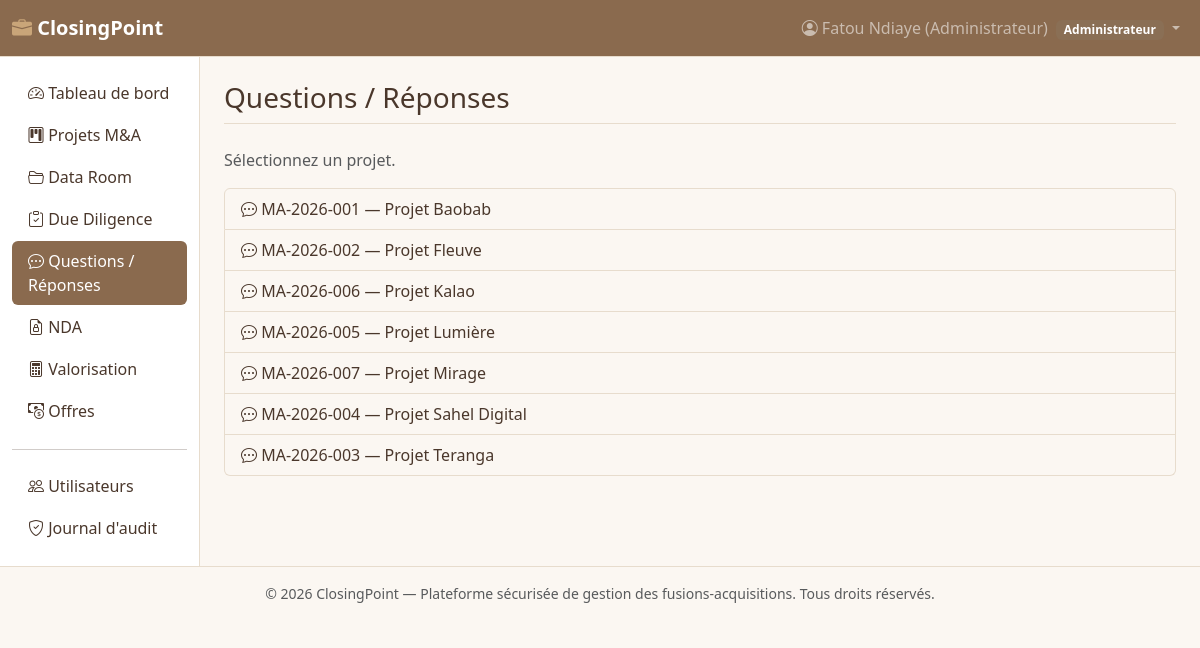
/modules/qa/list.php (signed in), run on the app's committed database.
### tables this page shows
CREATE TABLE ma_projects (
    id INT AUTO_INCREMENT PRIMARY KEY,
    code_projet VARCHAR(20) NOT NULL UNIQUE,
    nom_projet VARCHAR(180) NOT NULL,
    societe_cible VARCHAR(180) NOT NULL,
    societe_acquereur VARCHAR(180) NOT NULL,
    secteur VARCHAR(100) DEFAULT NULL,
    statut ENUM('prospection','nda_signe','due_diligence','negociation','closing','abandonne') NOT NULL DEFAULT 'prospection',
    valeur_estimee DECIMAL(18,2) DEFAULT NULL,
    devise VARCHAR(10) NOT NULL DEFAULT 'FCFA',
    date_debut DATE DEFAULT NULL,
    date_cible_closing DATE DEFAULT NULL,
    description TEXT,
    created_by INT NOT NULL,
    created_at DATETIME NOT NULL DEFAULT CURRENT_TIMESTAMP,
    updated_at DATETIME NOT NULL DEFAULT CURRENT_TIMESTAMP ON UPDATE CURRENT_TIMESTAMP,
    CONSTRAINT fk_proj_creator FOREIGN KEY (created_by) REFERENCES users(id) ON DELETE RESTRICT
);

### includes/security.php (called while the page is built, shortened)
<?php
function e(?string $value): string
{
    return htmlspecialchars($value ?? '', ENT_QUOTES, 'UTF-8');
}

### modules/qa/list.php (the view, shortened to what this page needs)
<?php
require_once __DIR__ . '/../../includes/bootstrap.php';
$user = requireLogin();
$projectId = (int)($_GET['project_id'] ?? 0);
if (!$projectId) {
    if (in_array($user['role'], ['admin', 'conseiller'], true)) {
        $projects = $pdo->query('SELECT * FROM ma_projects ORDER BY nom_projet')->fetchAll();
    } else {
        $stmt = $pdo->prepare('SELECT p.* FROM ma_projects p JOIN project_team pt ON pt.project_id = p.id WHERE pt.user_id = :u ORDER BY p.nom_projet');
        $stmt->execute([':u' => $user['id']]);
        $projects = $stmt->fetchAll();
    }
    require __DIR__ . '/../../includes/header.php';
    ?>
    <p class="text-muted">Sélectionnez un projet.</p>
    <div class="list-group">
      <?php foreach ($projects as $p): ?>
        <a href="list.php?project_id=<?= (int)$p['id'] ?>" class="list-group-item list-group-item-action"><i class="bi bi-chat-dots"></i> <?= e($p['code_projet']) ?> — <?= e($p['nom_projet']) ?></a>
      <?php endforeach; ?>
    </div>
    <?php require __DIR__ . '/../../includes/footer.php'; exit; ?>
<?php }
require __DIR__ . '/../../includes/header.php';
?>
<?php require __DIR__ . '/../../includes/footer.php'; ?>

### public/assets/css/style.css (style rules this page uses)
:root { --cp-nude: #F5EDE4; --cp-camel: #C9A579; --cp-camel-dark: #B08D63; --cp-brown: #8A6A4E; --cp-brown-dark: #6E4A33; --cp-text: #4A372B; --bs-body-bg: #FBF7F2; --bs-body-color: var(--cp-text); --bs-primary: var(--cp-brown); --bs-primary-rgb: 138, 106, 78; --bs-primary-bg-subtle: var(--cp-nude); --bs-primary-border-subtle: #D9BFA0; --bs-primary-text-emphasis: var(--cp-brown-dark); --bs-secondary: #8A6F55; --bs-secondary-rgb: 138, 111, 85; --bs-dark: var(--cp-brown); --bs-dark-rgb: 138, 106, 78; --bs-border-color: #E7DCCD; --bs-link-color: var(--cp-brown); --bs-link-color-rgb: 138, 106, 78; --bs-link-hover-color: var(--cp-brown-dark); --bs-link-hover-color-rgb: 110, 74, 51; }
body { background-color: var(--bs-body-bg); }

### data on the page
ma_projects: code_projet "MA-2026-001", nom_projet "Projet Baobab"
ma_projects: code_projet "MA-2026-002", nom_projet "Projet Fleuve"
ma_projects: code_projet "MA-2026-006", nom_projet "Projet Kalao"
ma_projects: code_projet "MA-2026-005", nom_projet "Projet Lumière"
ma_projects: code_projet "MA-2026-007", nom_projet "Projet Mirage"
ma_projects: code_projet "MA-2026-004", nom_projet "Projet Sahel Digital"
ma_projects: code_projet "MA-2026-003", nom_projet "Projet Teranga"

### other printed values
SITE_NAME "ClosingPoint"
$user['full_name'] "Fatou Ndiaye (Administrateur)"
roleLabel($user['role']) "Administrateur"
$label "Tableau de bord Projets M&A Data Room Due Diligence Questions / Réponses NDA Valorisation Offres Utilisateurs Journal d'audit"
$pageTitle "Questions / Réponses"
